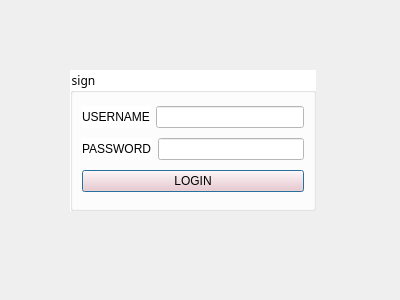
<?xml version="1.0" encoding="UTF-8"?>
<ui version="4.0">
 <class>password</class>
 <widget class="QDialog" name="password">
  <property name="geometry">
   <rect>
    <x>0</x>
    <y>0</y>
    <width>400</width>
    <height>300</height>
   </rect>
  </property>
  <property name="windowTitle">
   <string>Dialog</string>
  </property>
  <widget class="QGroupBox" name="groupBox">
   <property name="geometry">
    <rect>
     <x>70</x>
     <y>70</y>
     <width>246</width>
     <height>141</height>
    </rect>
   </property>
   <property name="font">
    <font>
     <family>문체부 제목 바탕체</family>
    </font>
   </property>
   <property name="styleSheet">
    <string notr="true">background-color: rgb(255, 255, 255);</string>
   </property>
   <property name="title">
    <string>sign</string>
   </property>
   <layout class="QVBoxLayout" name="verticalLayout">
    <item>
     <layout class="QHBoxLayout" name="horizontalLayout">
      <item>
       <widget class="QLabel" name="label">
        <property name="text">
         <string>USERNAME</string>
        </property>
       </widget>
      </item>
      <item>
       <widget class="QLineEdit" name="userName"/>
      </item>
     </layout>
    </item>
    <item>
     <layout class="QHBoxLayout" name="horizontalLayout_2">
      <item>
       <widget class="QLabel" name="label_2">
        <property name="text">
         <string>PASSWORD</string>
        </property>
       </widget>
      </item>
      <item>
       <widget class="QLineEdit" name="passWord">
        <property name="echoMode">
         <enum>QLineEdit::Password</enum>
        </property>
       </widget>
      </item>
     </layout>
    </item>
    <item>
     <widget class="QPushButton" name="login">
      <property name="styleSheet">
       <string notr="true">background-color: rgb(255, 197, 197);</string>
      </property>
      <property name="text">
       <string>LOGIN</string>
      </property>
     </widget>
    </item>
   </layout>
  </widget>
 </widget>
 <resources/>
 <connections/>
</ui>
